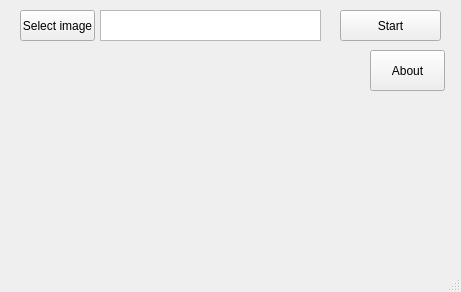
<?xml version="1.0" encoding="UTF-8"?>
<ui version="4.0">
 <class>MainWindow</class>
 <widget class="QMainWindow" name="MainWindow">
  <property name="geometry">
   <rect>
    <x>0</x>
    <y>0</y>
    <width>461</width>
    <height>292</height>
   </rect>
  </property>
  <property name="windowTitle">
   <string>MainWindow</string>
  </property>
  <widget class="QWidget" name="centralWidget">
   <widget class="QPushButton" name="aboutButton">
    <property name="geometry">
     <rect>
      <x>370</x>
      <y>50</y>
      <width>75</width>
      <height>41</height>
     </rect>
    </property>
    <property name="text">
     <string>About</string>
    </property>
   </widget>
   <widget class="QPushButton" name="selectFileButton">
    <property name="geometry">
     <rect>
      <x>20</x>
      <y>10</y>
      <width>75</width>
      <height>31</height>
     </rect>
    </property>
    <property name="text">
     <string>Select image</string>
    </property>
   </widget>
   <widget class="QTextBrowser" name="fileNameBox">
    <property name="geometry">
     <rect>
      <x>100</x>
      <y>10</y>
      <width>221</width>
      <height>31</height>
     </rect>
    </property>
   </widget>
   <widget class="QPushButton" name="startButton">
    <property name="geometry">
     <rect>
      <x>340</x>
      <y>10</y>
      <width>101</width>
      <height>31</height>
     </rect>
    </property>
    <property name="text">
     <string>Start</string>
    </property>
   </widget>
  </widget>
  <widget class="QMenuBar" name="menuBar">
   <property name="geometry">
    <rect>
     <x>0</x>
     <y>0</y>
     <width>461</width>
     <height>21</height>
    </rect>
   </property>
  </widget>
  <widget class="QStatusBar" name="statusBar"/>
 </widget>
 <layoutdefault spacing="6" margin="11"/>
 <resources/>
 <connections/>
</ui>
